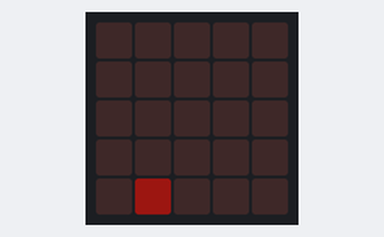
The program below on a simulated BBC micro:bit running MicroPython. Parts: the board's 5×5 LED display. Dim RGB values are drawn brighter than linear; random numbers come from a fixed seed.

Above: at 0.1 s.
At 4.34 s:
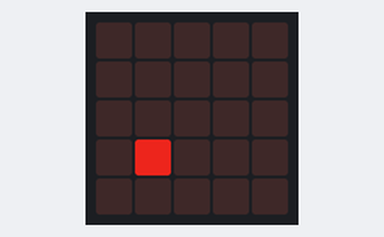
At 9.4 s:
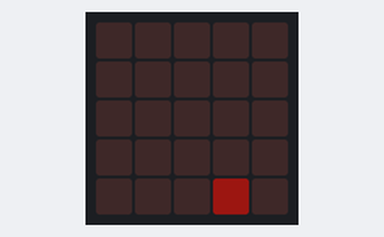
At 19.7 s:
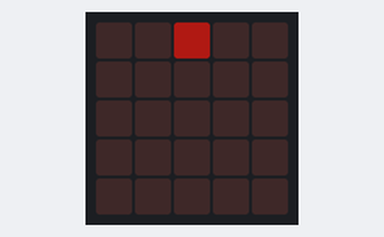
At 29.81 s:
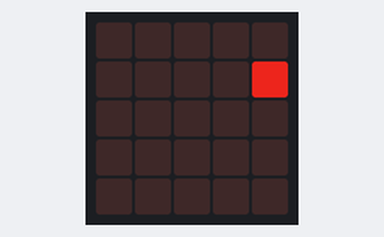
At 39.51 s:
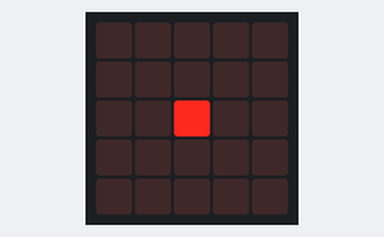

The program:

random_blink.py
```python
from microbit import *
import random


def checkPixels():
    lit = False
    for x in range(0, 5):
        for y in range(0, 5):
            if display.get_pixel(x, y) > 0:
                lit = True
                return lit


run = True

while run:
    lit = checkPixels()
    if lit:
        display.clear()
    else:
        display.set_pixel(random.randint(0, 4), random.randint(0, 4), random.randint(0, 9))

    sleep(200)
```
